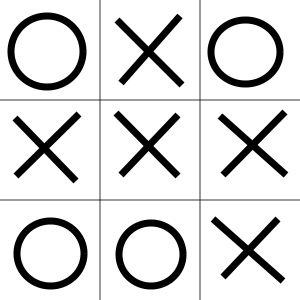
#> input picture camera_test/game.png, 300 x 300 px
$ python detect_shapes.py   (older library calls are emulated)
#> lines starting #> are read from the running program, lines starting #| are printed output that depends on the picture; after the words box and inside, x2 and y2 are one past the last pixel; in counts of white or black regions, pixels touching at a corner belong together; pictures that were not available may be replaced by others from this repository, and a replacement may not be noted
#!/usr/bin/env python

# import the necessary packages
from shapedetector import ShapeDetector
#import argparse
import numpy as np
import imutils
import cv2

def line_intersection(line1, line2):
	xdiff = (line1[0][0] - line1[1][0], line2[0][0] - line2[1][0])
	ydiff = (line1[0][1] - line1[1][1], line2[0][1] - line2[1][1])

	def det(a,b):
		return a[0] * b[1] - a[1] * b[0]

	div = det(xdiff, ydiff)
	if div == 0:
		raise Exception('Lines do not intersect')
	d = (det(*line1), det(*line2))
	x = det(d, xdiff) / div
	y = det(d, ydiff) / div

	return x, y

def Get_Intersection(bg):

	#gray = cv2.cvtColor(bg,cv2.COLOR_BGR2GRAY)
	edges = cv2.Canny(bg,50,150,apertureSize = 3)
	lines = cv2.HoughLines(edges,1,np.pi/180,200)
	line_points = []

	for line in lines:
		for rho,theta in line:
			a = np.cos(theta)
			b = np.sin(theta)
			x0 = a*rho
			y0 = b*rho
			x1 = int(x0 + 1000*(-b))
			y1 = int(y0 + 1000*(a))
			x2 = int(x0 - 1000*(-b))
			y2 = int(y0 - 1000*(a))

			line_points.append(((x1,y1),(x2,y2)))
			cv2.line(bg,(x1,y1),(x2,y2),(0,0,255),2)

	A = line_intersection(line_points[0], line_points[2])
	B = line_intersection(line_points[1], line_points[2])
	C = line_intersection(line_points[0], line_points[3])

	return A,B,C

def Locate_position(X,Y,inter):
	A = inter[0];
	B = inter[1];
	C = inter[2];

	if X < A[0]:
		if Y < A[1]:
			return 1
		elif Y > C[1]:
			return 7
		else:
			return 4
	elif X > B[0]:
		if Y < A[1]:
			return 3
		elif Y > C[1]:
			return 9
		else:
			return 6
	else:
		if Y < A[1]:
			return 2
		elif Y > C[1]:
			return 8
		else:
			return 5

# load the image and background
image = cv2.imread("game.png")
#> image is the input picture: shape (300, 300, 3); min 0, max 255, mean 218.9
bg = cv2.imread("board.png")
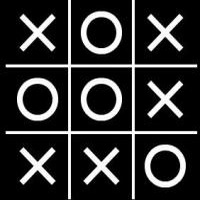
#> input picture camera_test/tic.png, 200 x 200 px, given in place of board.png, which was not available
#> bg is the input picture: shape (200, 200, 3); mean B, G, R 47.4, 47.4, 47.4

# Apply same process to the background
resized_bg = imutils.resize(bg, width=300)
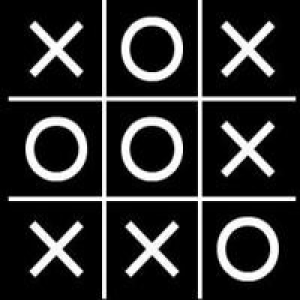
#> resized_bg: shape (300, 300, 3); mean B, G, R 47.5, 47.5, 47.5
ratio_bg = bg.shape[0] / float(resized_bg.shape[0])
#> ratio_bg = 0.667
gray_bg = cv2.cvtColor(resized_bg, cv2.COLOR_BGR2GRAY)
#blurred_bg = cv2.GaussianBlur(gray_bg, (5, 5), 0)
#thresh_bg = cv2.threshold(blurred_bg, 60, 255, cv2.THRESH_BINARY)[1]
#swap color
gray_bg = ~gray_bg
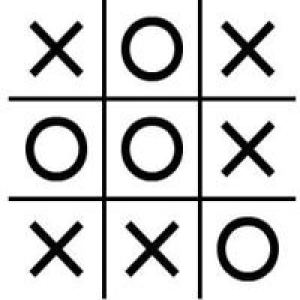
#> gray_bg: shape (300, 300); min 0, max 255, mean 207.5
inter = Get_Intersection(gray_bg)
#> in Get_Intersection, `edges = cv2.Canny(bg,50,150,apertureSize = 3)`:
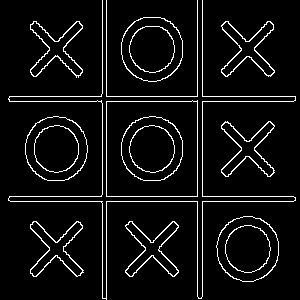
#> edges: shape (300, 300); 6.4% white in thin lines or dots
#> in Get_Intersection, `lines = cv2.HoughLines(edges,1,np.pi/180,200)`: lines = [[106, 0], [197, 0], [202, 0], [102, 0], [96, 1.57], [196, 1.57], [201, 1.57], [101, 1.57]]
#> the loop in Get_Intersection, `for line in lines:` made 8 passes
#> after the loop in Get_Intersection, `for line in lines:`:
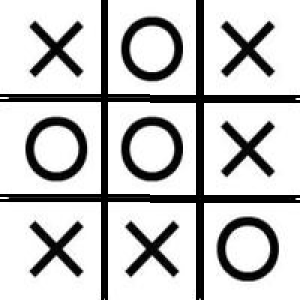
#> bg: shape (300, 300); 7.41% of pixels changed, all inside (x1, y1, x2, y2) = (0, 0, 300, 300)
#> after the loop in Get_Intersection, `for line in lines:`: line_points = [((106, 1000), (106, -1000)), ((197, 1000), (197, -1000)), ((202, 1000), (202, -1000)), ((102, 1000), (102, -1000)), ((-1000, 95), (999, 96)), ((-1000, 195), (999, 196)), ((-1000, 200), (999, 201)), ((-1000, 100), (999, 101))]
#> (the run stopped early here; a loop or call above may not have finished)
